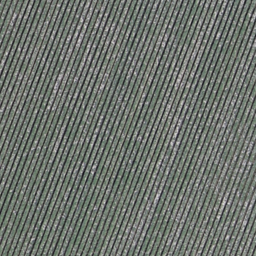
#> input picture data/Images/agricultural/agricultural08.tif, 256 x 256 px, given in place of ., which was not available
$ python -i get_bags_of_sifts.py   (imports and definitions only)
#> lines starting #> are read from the running program, lines starting #| are printed output that depends on the picture; pictures that were not available may be replaced by others from this repository, and a replacement may not be noted
from PIL import Image
import numpy as np
from scipy.spatial import distance
import pickle
import cv2
from time import time

def get_bags_of_sifts(image_paths):
    '''
    Input :
        image_paths : list(N) of image paths
    Output :
        image_feats : (N, d) feature, each row is a normalized histogram for one image
    '''
    # Carrega o vocabulário (cluster centers do KMeans)
    with open('vocab.pkl', 'rb') as handle:
#> (reads code/vocab.pkl from the repository)
        vocab = pickle.load(handle)
    vocab = np.array(vocab, dtype=np.float32)

    image_feats = []

    sift = cv2.SIFT_create()  # cria extrator SIFT
    start_time = time()
    print("Constructing bags of SIFTs...")

    for path in image_paths:
        img = np.array(Image.open(path).convert('L'), dtype='uint8')  # grayscale
        keypoints, descriptors = sift.detectAndCompute(img, None)
#> keypoints = 1953 keypoints; strongest (x, y, size): (218, 217, 2.1), (48, 107, 2.1), (6, 53, 1.9), (199, 115, 2)

        if descriptors is None or len(descriptors) == 0:
            # caso não encontre keypoints, adiciona histograma vazio
            hist_norm = np.zeros(len(vocab))
        else:
            # calcula distância entre descritores e centros do vocabulário
            dist = distance.cdist(descriptors, vocab, metric='euclidean')
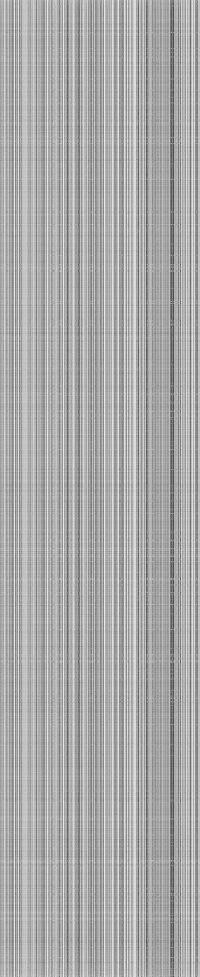
#> dist: shape (1953, 400) float64 (shown at 1/2 size); min 98.84, max 690.3, mean 493; drawn with min black and max white
            idx = np.argmin(dist, axis=1)
#> idx = 1953 values, max 361 at index 65, min 19 at index 1318, mean 333.5

            # histogram of visual words
            hist, _ = np.histogram(idx, bins=np.arange(len(vocab)+1))
#> hist = 400 values, max 1395 at index 343, min 0 at index 0, mean 4.88
            hist_norm = hist.astype('float32') / np.sum(hist)
#> hist_norm = 400 values, max 0.714 at index 343, min 0 at index 0, mean 0.0025
#> pass 3 of the loop in get_bags_of_sifts, `for path in image_paths:`:
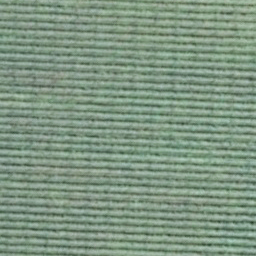
#> input picture data/Images/agricultural/agricultural16.tif, 256 x 256 px, given in place of , which was not available
#> keypoints = 2475 keypoints; strongest (x, y, size): (252, 222, 2.6), (209, 245, 2.5), (217, 229, 2.9), (219, 221, 2.4)
#> in get_bags_of_sifts, `dist = distance.cdist(descriptors, vocab, metric='euclidean')`:
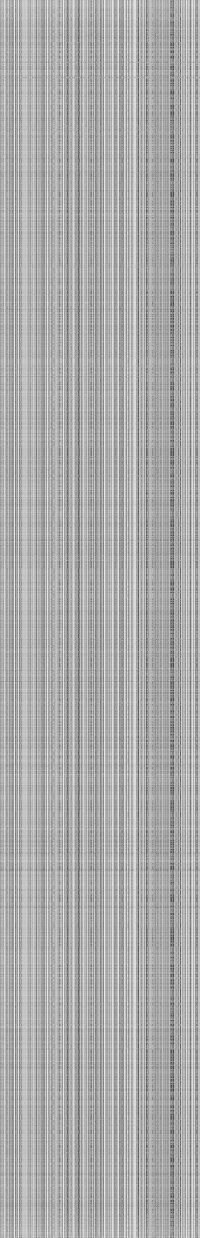
#> dist: shape (2475, 400) float64 (shown at 1/2 size); min 108.2, max 693.2, mean 502.3; drawn with min black and max white
#> idx = 2475 values, max 381 at index 300, min 14 at index 125, mean 333
#> hist = 400 values, max 1042 at index 361, min 0 at index 0, mean 6.19
#> hist_norm = 400 values, max 0.421 at index 361, min 0 at index 0, mean 0.0025
#> the loop made 5 passes; the first 3 are shown

        image_feats.append(hist_norm)

    image_feats = np.vstack(image_feats)
    end_time = time()
    print(f"It took {end_time - start_time:.2f} seconds to construct bags of SIFTs.")

    return image_feats

#> (the run stopped early here; a loop or call above may not have finished)
